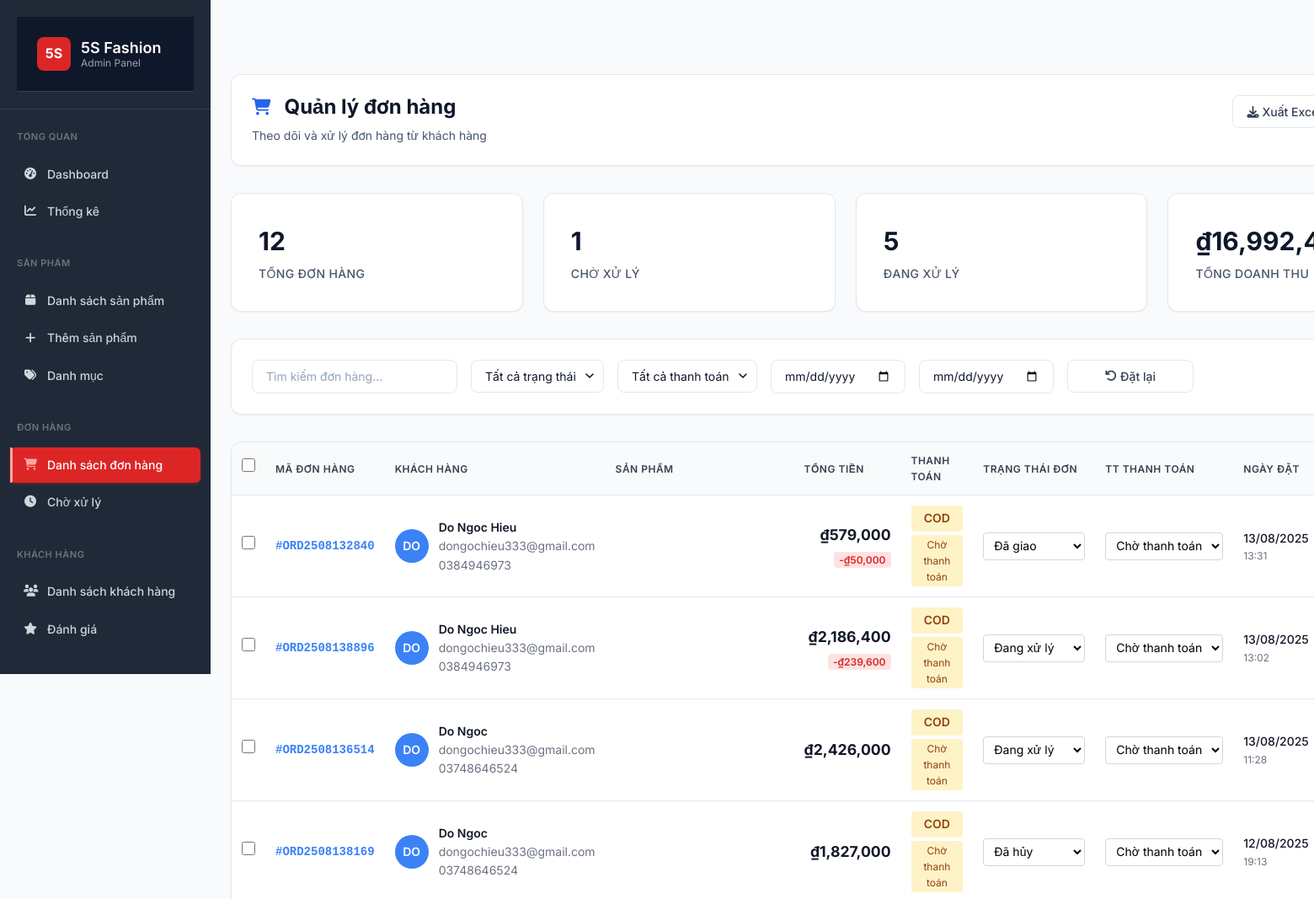
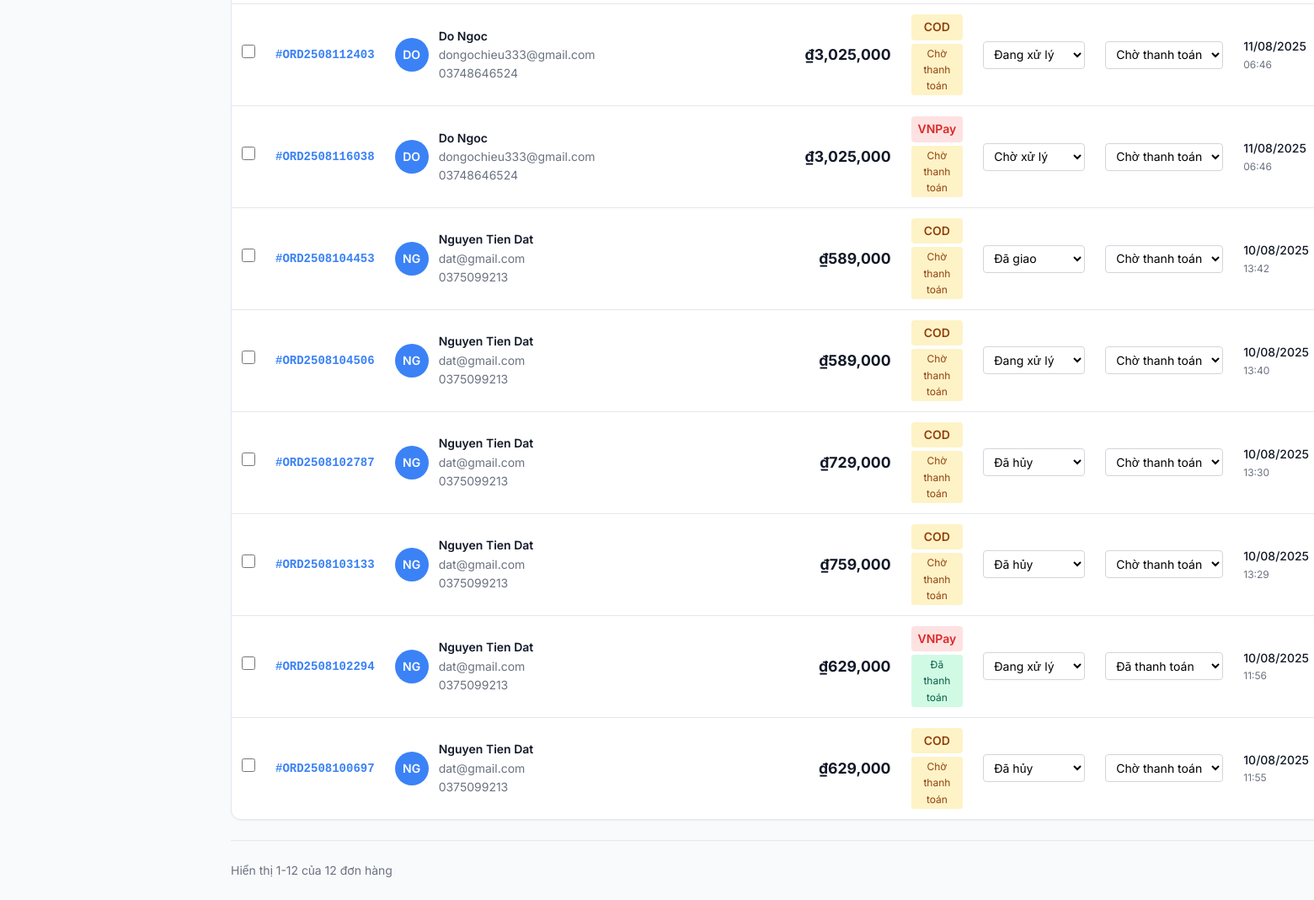
Page /admin/orders (signed in) on the committed database (2 pictures, top to bottom).
### tables this page shows
CREATE TABLE IF NOT EXISTS `orders` (
  `id` int NOT NULL AUTO_INCREMENT,
  `user_id` int DEFAULT NULL,
  `order_code` varchar(20) NOT NULL,
  `customer_name` varchar(100) NOT NULL,
  `customer_email` varchar(100) NOT NULL,
  `customer_phone` varchar(20) DEFAULT NULL,
  `subtotal` decimal(10,2) NOT NULL DEFAULT '0.00',
  `tax_amount` decimal(10,2) NOT NULL DEFAULT '0.00',
  `shipping_amount` decimal(10,2) NOT NULL DEFAULT '0.00',
  `discount_amount` decimal(10,2) NOT NULL DEFAULT '0.00',
  `total_amount` decimal(10,2) NOT NULL,
  `status` enum('pending','processing','shipped','delivered','cancelled','refunded') NOT NULL DEFAULT 'pending',
  `payment_method` enum('cod','bank_transfer','vnpay','momo','zalopay','credit_card') DEFAULT 'cod',
  `payment_status` enum('pending','paid','failed','refunded') DEFAULT 'pending',
  `shipping_address` json NOT NULL,
  `billing_address` json DEFAULT NULL,
  `notes` text,
  `admin_notes` text,
  `shipped_at` timestamp NULL DEFAULT NULL,
  `delivered_at` timestamp NULL DEFAULT NULL,
  `created_at` timestamp NOT NULL DEFAULT CURRENT_TIMESTAMP,
  `updated_at` timestamp NOT NULL DEFAULT CURRENT_TIMESTAMP ON UPDATE CURRENT_TIMESTAMP,
  PRIMARY KEY (`id`),
  UNIQUE KEY `orders_order_code_unique` (`order_code`),
  KEY `orders_user_id_foreign` (`user_id`),
  KEY `orders_status_index` (`status`),
  KEY `orders_payment_status_index` (`payment_status`),
  KEY `orders_created_at_index` (`created_at`),
  KEY `orders_user_status_date` (`user_id`,`status`,`created_at`),
  KEY `orders_status_payment_date` (`status`,`payment_status`,`created_at`)
);

### app/controllers/admin/OrdersController.php (called while the page is built, shortened)
<?php
require_once __DIR__ . '/../../models/Order.php';
class OrdersController extends BaseController
{
    private $orderModel;
    public function __construct()
    {
        $this->orderModel = new Order();
    }
    public function index()
    {
        try {
            $search = $_GET['search'] ?? '';
            $filters = [
                'status' => $_GET['status'] ?? '',
                'payment_status' => $_GET['payment_status'] ?? '',
                'payment_method' => $_GET['payment_method'] ?? '',
                'date_from' => $_GET['date_from'] ?? '',
                'date_to' => $_GET['date_to'] ?? '',
                'amount_min' => $_GET['amount_min'] ?? '',
                'amount_max' => $_GET['amount_max'] ?? '',
                'sort' => $_GET['sort'] ?? 'created_at',
                'order' => $_GET['order'] ?? 'DESC',
                'limit' => $_GET['limit'] ?? 20
            ];
            $orders = $this->orderModel->search($search, $filters);
            $stats = $this->orderModel->getStatistics();
            $needsAttention = $this->orderModel->getOrdersNeedingAttention();
            $data = [
                'title' => 'Quản lý đơn hàng - 5S Fashion Admin',
                'orders' => $orders,
                'stats' => $stats,
                'needsAttention' => $needsAttention,
                'search' => $search,
                'filters' => $filters,
                'breadcrumbs' => [
                    ['title' => 'Dashboard', 'url' => '/5s-fashion/admin'],
                    ['title' => 'Đơn hàng']
                ]
            ];
            $this->render('admin/orders/index', $data, 'admin/layouts/main-inline');
        } catch (Exception $e) {
            $data = [
                'title' => 'Quản lý đơn hàng - 5S Fashion Admin',
                'error' => 'Lỗi khi tải danh sách đơn hàng: ' . $e->getMessage(),
                'orders' => [],
                'stats' => [],
                'needsAttention' => [],
                'breadcrumbs' => [
                    ['title' => 'Dashboard', 'url' => '/5s-fashion/admin'],
                    ['title' => 'Đơn hàng']
                ]
            ];
            $this->render('admin/orders/index', $data, 'admin/layouts/main-inline');
        }
    }
}

### public/index.php (called while the page is built, shortened)
<?php
require_once APP_PATH . '/core/App.php';
require_once APP_PATH . '/core/Database.php';
require_once APP_PATH . '/core/Model.php';
$app = new App();

### app/core/Database.php (called while the page is built, shortened)
<?php
class Database
{
    private $connection;
    private $config;
    private function __construct()
    {
        $configPath = APP_PATH . '/config/database.php';
        if (file_exists($configPath)) {
            $this->config = require $configPath;
        }
    }
    private function connect()
    {
        try {
            $config = $this->config['connections']['mysql'];
            $host = $config['host'] ?? 'localhost';
            $port = $config['port'] ?? '3306';
            $database = $config['database'] ?? '5s_fashion';
            $username = $config['username'] ?? 'root';
            $password = $config['password'] ?? '';
            $charset = $config['charset'] ?? 'utf8';
            $dsn = "mysql:host={$host};port={$port};dbname={$database};charset={$charset}";
            $options = $config['options'] ?? [
                PDO::ATTR_ERRMODE => PDO::ERRMODE_EXCEPTION,
                PDO::ATTR_DEFAULT_FETCH_MODE => PDO::FETCH_ASSOC,
                PDO::ATTR_EMULATE_PREPARES => false,
            ];
            $this->connection = new PDO($dsn, $username, $password, $options);
        } catch (PDOException $e) {
            die('Database connection failed: ' . $e->getMessage());
        }
    }
    public function query($sql, $params = [])
    {
        try {
            $stmt = $this->connection->prepare($sql);
            $stmt->execute($params);
            return $stmt;
        } catch (PDOException $e) {
            if (APP_DEBUG) {
                die('Query failed: ' . $e->getMessage() . '<br>SQL: ' . $sql);
            } else {
                error_log('Database query failed: ' . $e->getMessage() . ' SQL: ' . $sql);
                return false;
            }
        }
    }
    public function fetchAll($sql, $params = [])
    {
        $stmt = $this->query($sql, $params);
        return $stmt ? $stmt->fetchAll() : [];
    }
}

### app/config/database.php (called while the page is built)
<?php
return [
    'default' => 'mysql',
    'connections' => [
        'mysql' => [
            'driver' => 'mysql',
            'host' => $_ENV['DB_HOST'] ?? 'localhost',
            'port' => $_ENV['DB_PORT'] ?? '3306',
            'database' => $_ENV['DB_NAME'] ?? '5s_fashion',
            'username' => $_ENV['DB_USER'] ?? 'root',
            'password' => $_ENV['DB_PASS'] ?? '',
            'charset' => 'utf8',
            'collation' => 'utf8_unicode_ci',
            'options' => [
                PDO::ATTR_ERRMODE => PDO::ERRMODE_EXCEPTION,
                PDO::ATTR_DEFAULT_FETCH_MODE => PDO::FETCH_ASSOC,
                PDO::ATTR_EMULATE_PREPARES => false,
            ]
        ]
    ]
];

### app/models/Order.php (called while the page is built, shortened)
<?php
class Order extends BaseModel
{
    protected $table = 'orders';
    public function search($query, $filters = [])
    {
        $sql = "SELECT o.*, u.full_name as customer_full_name
                FROM {$this->table} o
                LEFT JOIN users u ON o.user_id = u.id
                WHERE 1=1";
        $params = [];
        $orderBy = $filters['sort'] ?? 'created_at';
        $orderDir = $filters['order'] ?? 'DESC';
        $allowedSorts = ['created_at', 'total_amount', 'customer_name', 'status'];
        if (in_array($orderBy, $allowedSorts)) {
            $sql .= " ORDER BY o.{$orderBy} {$orderDir}";
        } else {
            $sql .= " ORDER BY o.created_at DESC";
        }
        if (!empty($filters['limit'])) {
            $sql .= " LIMIT ?";
            $params[] = $filters['limit'];
        }
        return $this->db->fetchAll($sql, $params);
    }
}

### app/core/Model.php (called while the page is built, shortened)
<?php
abstract class BaseModel
{
    public function __construct()
    {
        $this->db = Database::getInstance();
    }
}

### app/views/admin/orders/index.php (the view, shortened to what this page needs)
<div class="admin-header">
    <div class="admin-header-content">
        <h1 class="admin-title">
            <i class="fas fa-shopping-cart"></i>
            Quản lý đơn hàng
        </h1>
        <div class="admin-breadcrumb">
            Theo dõi và xử lý đơn hàng từ khách hàng
        </div>
    </div>
    <div class="admin-header-actions">
        <button class="btn btn-outline" onclick="exportOrders()">
            <i class="fas fa-download"></i>
            Xuất Excel
        </button>
    </div>
</div>
<div class="admin-stats">
    <div class="admin-stat-card">
        <div class="admin-stat-number"><?= count($orders) ?></div>
        <div class="admin-stat-label">Tổng đơn hàng</div>
    </div>
    <div class="admin-stat-card">
        <div class="admin-stat-number"><?= count(array_filter($orders, fn($o) => $o['status'] === 'pending')) ?></div>
        <div class="admin-stat-label">Chờ xử lý</div>
    </div>
    <div class="admin-stat-card">
        <div class="admin-stat-number"><?= count(array_filter($orders, fn($o) => $o['status'] === 'processing')) ?></div>
        <div class="admin-stat-label">Đang xử lý</div>
    </div>
    <div class="admin-stat-card">
        <div class="admin-stat-number">₫<?= number_format(array_sum(array_column($orders, 'total_amount'))) ?></div>
        <div class="admin-stat-label">Tổng doanh thu</div>
    </div>
</div>
<div class="admin-filters">
    <div class="filter-group">
        <input type="text" class="form-input" placeholder="Tìm kiếm đơn hàng..." id="searchInput">
    </div>
    <div class="filter-group">
        <select class="form-select" id="statusFilter">
            <option value="">Tất cả trạng thái</option>
        </select>
    </div>
    <div class="filter-group">
        <select class="form-select" id="paymentFilter">
            <option value="">Tất cả thanh toán</option>
        </select>
    </div>
    <div class="filter-group">
        <input type="date" class="form-input" id="dateFrom" placeholder="Từ ngày">
    </div>
    <div class="filter-group">
        <input type="date" class="form-input" id="dateTo" placeholder="Đến ngày">
    </div>
    <div class="filter-group">
        <button class="btn btn-outline" onclick="resetFilters()">
            <i class="fas fa-undo"></i>
            Đặt lại
        </button>
    </div>
</div>
<div class="admin-table-container">
    <table class="admin-table" id="ordersTable">
        <thead>
            <tr>
                <th>
                    <input type="checkbox" class="form-checkbox" id="selectAll">
                </th>
                <th>Mã đơn hàng</th>
                <th>Khách hàng</th>
                <th>Sản phẩm</th>
                <th>Tổng tiền</th>
                <th>Thanh toán</th>
                <th>Trạng thái đơn</th>
                <th>TT Thanh toán</th>
                <th>Ngày đặt</th>
            </tr>
        </thead>
        <tbody>
            <?php foreach ($orders as $order): ?>
                <tr data-order-id="<?= $order['id'] ?>" class="order-row">
                    <td>
                        <input type="checkbox" class="form-checkbox row-select" value="<?= $order['id'] ?>">
                    </td>
                    <td>
                        <div class="order-code">
                            <a href="/5s-fashion/admin/orders/show/<?= $order['id'] ?>" class="order-link">
                                #<?= htmlspecialchars($order['order_code']) ?>
                            </a>
                        </div>
                    </td>
                    <td>
                        <div class="customer-info">
                            <div class="customer-avatar">
                                <?= strtoupper(substr($order['customer_name'], 0, 2)) ?>
                            </div>
                            <div class="customer-details">
                                <div class="customer-name"><?= htmlspecialchars($order['customer_name']) ?></div>
                                <div class="customer-email"><?= htmlspecialchars($order['customer_email']) ?></div>
                                <?php if (!empty($order['customer_phone'])): ?>
                                    <div class="customer-phone"><?= htmlspecialchars($order['customer_phone']) ?></div>
                                <?php endif; ?>
                            </div>
                        </div>
                    </td>
                    <td>
                    </td>
                    <td>
                        <div class="order-total">
                            <div class="total-amount">₫<?= number_format($order['total_amount']) ?></div>
                            <?php if (isset($order['discount_amount']) && $order['discount_amount'] > 0): ?>
                                <div class="discount-info">
                                    <span class="discount-badge">-₫<?= number_format($order['discount_amount']) ?></span>
                                </div>
                            <?php endif; ?>
                        </div>
                    </td>
                    <td>
                        <div class="payment-info">
                            <span class="payment-method payment-<?= $order['payment_method'] ?>">
                                <?php
                                $paymentMethods = [
                                    'cod' => 'COD',
                                    'bank_transfer' => 'Chuyển khoản',
                                    'vnpay' => 'VNPay',
                                    'momo' => 'Momo',
                                    'credit_card' => 'Thẻ tín dụng'
                                ];
                                echo $paymentMethods[$order['payment_method']] ?? $order['payment_method'];
                                ?>
                            </span>
                            <span class="payment-status payment-status-<?= $order['payment_status'] ?>">
                                <?php
                                $paymentStatuses = [
                                    'pending' => 'Chờ thanh toán',
                                    'paid' => 'Đã thanh toán',
                                    'confirmed' => 'Đã xác nhận',
                                    'failed' => 'Thanh toán thất bại',
                                    'refunded' => 'Đã hoàn tiền'
                                ];
                                echo $paymentStatuses[$order['payment_status']] ?? $order['payment_status'];
                                ?>
                            </span>
                        </div>
                    </td>
                    <td>
                        <select class="status-select" data-order-id="<?= $order['id'] ?>" onchange="updateOrderStatus(this)">
                            <option value="pending" <?= $order['status'] === 'pending' ? 'selected' : '' ?>>Chờ xử lý</option>
                            <option value="processing" <?= $order['status'] === 'processing' ? 'selected' : '' ?>>Đang xử lý</option>
                            <option value="delivered" <?= $order['status'] === 'delivered' ? 'selected' : '' ?>>Đã giao</option>
                            <option value="cancelled" <?= $order['status'] === 'cancelled' ? 'selected' : '' ?>>Đã hủy</option>
                        </select>
                    </td>
                    <td>
                        <select class="payment-status-select" data-order-id="<?= $order['id'] ?>" onchange="updatePaymentStatus(this)">
                            <option value="pending" <?= $order['payment_status'] === 'pending' ? 'selected' : '' ?>>Chờ thanh toán</option>
                            <option value="paid" <?= $order['payment_status'] === 'paid' ? 'selected' : '' ?>>Đã thanh toán</option>
                        </select>
                    </td>
                    <td>
                        <div class="date-info">
                            <div class="date-main"><?= date('d/m/Y', strtotime($order['created_at'])) ?></div>
                            <div class="date-time"><?= date('H:i', strtotime($order['created_at'])) ?></div>
                        </div>
                    </td>
                </tr>
            <?php endforeach; ?>
        </tbody>
    </table>
</div>
<div class="admin-pagination">
    <div class="pagination-info">
        Hiển thị 1-<?= count($orders) ?> của <?= count($orders) ?> đơn hàng
    </div>
</div>

### rows in the picture
orders: order_code "ORD2508132840", customer_name "DO", customer_name "Do Ngoc Hieu", customer_email "dongochieu333@gmail.com", customer_phone "0384946973", total_amount "579,000", discount_amount "50,000", payment_method "COD", payment_status "Chờ thanh toán", status+id "Đã giao", payment_status+id "Chờ thanh toán", created_at "13/08/2025", created_at "13:31"
orders: order_code "ORD2508138896", customer_name "DO", customer_name "Do Ngoc Hieu", customer_email "dongochieu333@gmail.com", customer_phone "0384946973", total_amount "2,186,400", discount_amount "239,600", payment_method "COD", payment_status "Chờ thanh toán", status+id "Đang xử lý", payment_status+id "Chờ thanh toán", created_at "13/08/2025", created_at "13:02"
orders: order_code "ORD2508136514", customer_name "DO", customer_name "Do Ngoc", customer_email "dongochieu333@gmail.com", customer_phone "03748646524", total_amount "2,426,000", payment_method "COD", payment_status "Chờ thanh toán", status+id "Đang xử lý", payment_status+id "Chờ thanh toán", created_at "13/08/2025", created_at "11:28"
orders: order_code "ORD2508138169", customer_name "DO", customer_name "Do Ngoc", customer_email "dongochieu333@gmail.com", customer_phone "03748646524", total_amount "1,827,000", payment_method "COD", payment_status "Chờ thanh toán", status+id "Đã hủy", payment_status+id "Chờ thanh toán", created_at "12/08/2025", created_at "19:13"
orders: order_code "ORD2508112403", customer_name "DO", customer_name "Do Ngoc", customer_email "dongochieu333@gmail.com", customer_phone "03748646524", total_amount "3,025,000", payment_method "COD", payment_status "Chờ thanh toán", status+id "Đang xử lý", payment_status+id "Chờ thanh toán", created_at "11/08/2025", created_at "06:46"
orders: order_code "ORD2508116038", customer_name "DO", customer_name "Do Ngoc", customer_email "dongochieu333@gmail.com", customer_phone "03748646524", total_amount "3,025,000", payment_method "VNPay", payment_status "Chờ thanh toán", status+id "Chờ xử lý", payment_status+id "Chờ thanh toán", created_at "11/08/2025", created_at "06:46"
orders: order_code "ORD2508104453", customer_name "NG", customer_name "Nguyen Tien Dat", customer_email "dat@gmail.com", customer_phone "0375099213", total_amount "589,000", payment_method "COD", payment_status "Chờ thanh toán", status+id "Đã giao", payment_status+id "Chờ thanh toán", created_at "10/08/2025", created_at "13:42"
orders: order_code "ORD2508104506", customer_name "NG", customer_name "Nguyen Tien Dat", customer_email "dat@gmail.com", customer_phone "0375099213", total_amount "589,000", payment_method "COD", payment_status "Chờ thanh toán", status+id "Đang xử lý", payment_status+id "Chờ thanh toán", created_at "10/08/2025", created_at "13:40"
orders: order_code "ORD2508102787", customer_name "NG", customer_name "Nguyen Tien Dat", customer_email "dat@gmail.com", customer_phone "0375099213", total_amount "729,000", payment_method "COD", payment_status "Chờ thanh toán", status+id "Đã hủy", payment_status+id "Chờ thanh toán", created_at "10/08/2025", created_at "13:30"
orders: order_code "ORD2508103133", customer_name "NG", customer_name "Nguyen Tien Dat", customer_email "dat@gmail.com", customer_phone "0375099213", total_amount "759,000", payment_method "COD", payment_status "Chờ thanh toán", status+id "Đã hủy", payment_status+id "Chờ thanh toán", created_at "10/08/2025", created_at "13:29"
orders: order_code "ORD2508102294", customer_name "NG", customer_name "Nguyen Tien Dat", customer_email "dat@gmail.com", customer_phone "0375099213", total_amount "629,000", payment_method "VNPay", payment_status "Đã thanh toán", status+id "Đang xử lý", payment_status+id "Đã thanh toán", created_at "10/08/2025", created_at "11:56"
orders: order_code "ORD2508100697", customer_name "NG", customer_name "Nguyen Tien Dat", customer_email "dat@gmail.com", customer_phone "0375099213", total_amount "629,000", payment_method "COD", payment_status "Chờ thanh toán", status+id "Đã hủy", payment_status+id "Chờ thanh toán", created_at "10/08/2025", created_at "11:55"

### other values in the picture
count($orders) "12"
count(array_filter($orders, fn($o) => $o['status'] === 'pending')) "1"
count(array_filter($orders, fn($o) => $o['status'] === 'processing')) "5"
